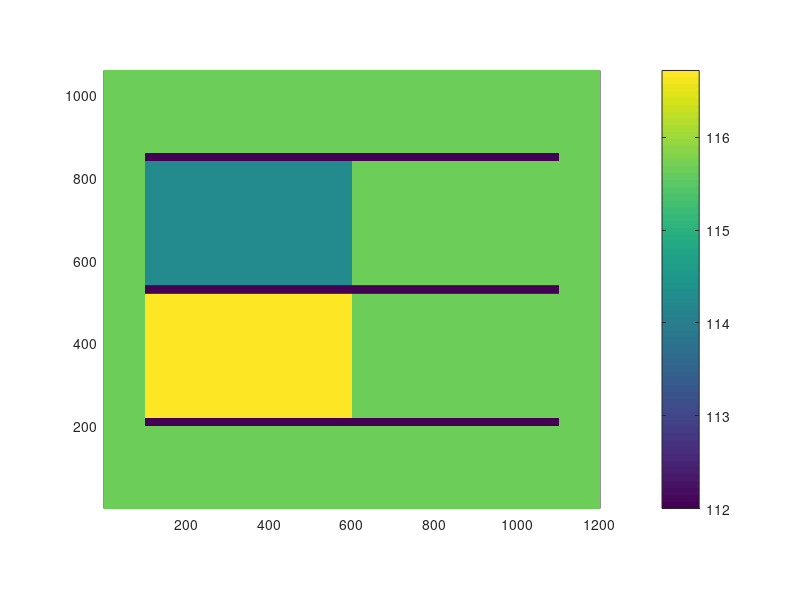
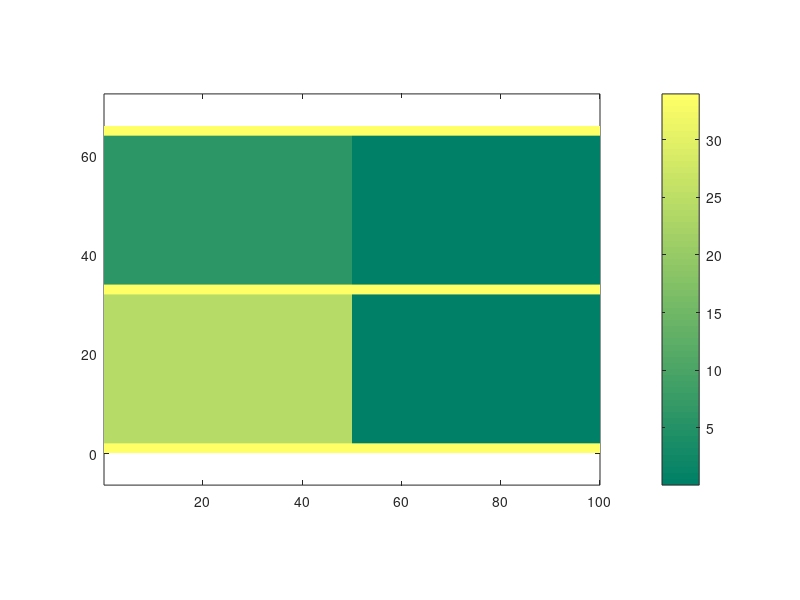

MATLAB code to generate these figures, in order: (Note: this script raises an error after producing the figures.)
clear;

%% Create Msat
d = 20;

Msat = ones(1060,1200)*115.65e3;
Ms_ = [116.72 114.25 112]*1e3;
y_length = 500;

Msat(221:520,101:y_length+100) = ones(300,y_length)*Ms_(1);
Msat(521+d:520+d+300,101:y_length+100) = ones(300,y_length)*Ms_(2);

Msat(201:220,101:y_length*2+100)  = ones(20,y_length*2)*Ms_(3);
Msat(521:540,101:y_length*2+100)  = ones(20,y_length*2)*Ms_(3);
Msat(841:860,101:y_length*2+100)  = ones(20,y_length*2)*Ms_(3);


figure(1)
pcolor(Msat*1e-3); axis equal; shading interp;
xlim([1 size(Msat,2)])
ylim([1 size(Msat,1)])
c = colorbar;

% save('data/Msat_minidosemap1.mat','Msat');

%% Binaryfigures for mumax
for i = 1:3
    Msat_binary = Msat == Ms_(i);
    Msat_binary = 1 - Msat_binary;
%     imwrite(Msat_binary,['mumax\binary_pictures\20\Msat_level_' num2str(i) '.png']);
end

%% dosemap
Msat_mod = Msat(201:860,101:1100);
doses = [6 24 34]*1e12;
dosemap = ones(660,1000);
for i = 1:3
    dosemap(Msat_mod == Ms_(i)) = doses(i);
end

figure(2)
pcolor((0.1:0.1:100),(0.1:0.1:66),flipud(dosemap*1e-12)); axis equal; shading interp;
c = colorbar;
colormap summer
c.Label.String = "Ion dose (10^{12} ions/cm^2)";
xlim([1 size(Msat_mod,2)]/10)
ylim([1 size(Msat_mod,1)]/10)
xlabel('x (\mum)')
ylabel('y (\mum)')
set(gca,'FontSize',14)

% SaveFig('for_FIB/','dosemap', gcf);

%% Binary figures for FIB
for i = 1:3
    binary_distr = dosemap == doses(i);
%     binary_distr = 1 - binary_distr;
%     imwrite(binary_distr,['for_FIB\binary_pictures\dose_level_' num2str(i) '.bmp']);
end

%%
im = imread('for_FIB\binary_pictures\dose_level_1.bmp');

%%
grayscaled = uint8(dosemap/max(max(dosemap))*255);
RGB = zeros([size(grayscaled),3]);
RGB(:,:,1) = grayscaled;
RGB(:,:,2) = grayscaled;
RGB(:,:,3) = grayscaled;

% imwrite(uint8(RGB),'for_FIB\binary_pictures_grayscaled\dosemap.bmp');

%%
sum(sum(grayscaled))/255*54.4*1e-6
